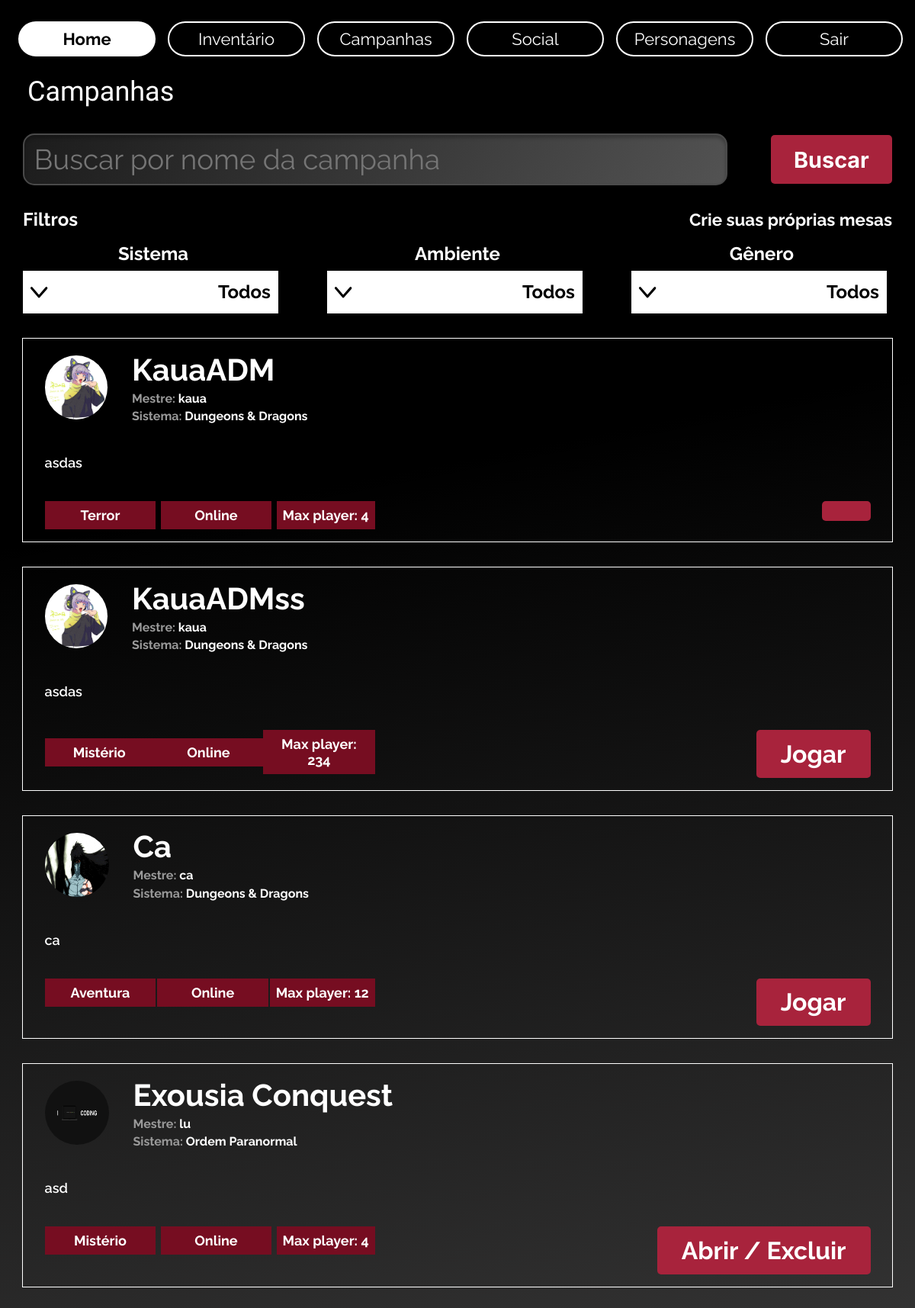
Page /buscarMesa/ (signed in) on the committed database.
### home/models.py (models this page shows, shortened)
class Campanha(models.Model):
    nomeMestre = models.ForeignKey(Perfil, on_delete=models.CASCADE)
    SISTEMAS_RPG_CHOICES = (
        ('Dungeons & Dragons', 'Dungeons & Dragons'),
        ('Ordem Paranormal', 'Ordem Paranormal'),
        ('Tormenta20', 'Tormenta20'),
        ('Call of Cthulu', 'Call of Cthulu'),
        ('Outro', 'Outro')
    )
    AMBIENTES_RPG_CHOICES = (
        ('Online', 'Online'),
        ('Presencial', 'Presencial')
    )
    GENERO_RPG_CHOICES = (
        ('Aventura', 'Aventura'),
        ('Fantasia', 'Fantasia'),
        ('Histórico', 'Histórico'),
        ('Mistério', 'Mistério'),
        ('Suspense', 'Suspense'),
        ('Terror', 'Terror'),
    )
    nomeCampanha = models.CharField(max_length=52, null=True)
    sistemaCampanha = models.CharField(max_length=100, choices=SISTEMAS_RPG_CHOICES, null=True)
    descricaoCampanha = models.TextField(max_length=256, null=True)
    fotoCampanha = models.ImageField(upload_to='images/FotoCampanha/', null=True)
    ambienteCampanha = models.CharField(max_length=100, choices=AMBIENTES_RPG_CHOICES, null=True)
    numeroJogadores = models.IntegerField(null=True)
    diasSessao = models.CharField(max_length=52, null=True)
    generoRPG = models.CharField(max_length=100, choices=GENERO_RPG_CHOICES, null=True)

class Perfil(models.Model):
    nomePerfil = models.ForeignKey(User, on_delete=models.CASCADE)
    slug = models.SlugField(User, unique=True)
    SESSION_CHOICES = (
        ('Online', 'Online'),
        ('Presencial', 'Presencial'),
    )
    PLAYER_TYPE_CHOICES = (
        ('Mestre', 'Mestre'),
        ('Jogador', 'Jogador'),
        ('Ambos', 'Ambos'),
    )
    RPG_SYSTEM_CHOICES = (
        ('Dungeons & Dragons', 'Dungeons & Dragons'),
        ('Tormenta20', 'Tormenta20'),
        ('Ordem Paranormal', 'Ordem Paranormal'),
        ('Call of Cthulhu', 'Call of Cthulhu'),
        ('Outros', 'Outros'),
    )
    fotoConta = models.ImageField(upload_to='images/profilePictures')
    tipo_sessao = models.CharField(max_length=20, choices=SESSION_CHOICES, null=True)
    tipo_player = models.CharField(max_length=20, choices=PLAYER_TYPE_CHOICES, null=True)
    descricao = models.TextField(max_length=256, null=True)
    sistema_rpg = models.CharField(max_length=20, choices=RPG_SYSTEM_CHOICES, null=True)
    idade = models.IntegerField(null=True)

### chat/models.py (models this page shows, shortened)
class Grupo(models.Model):
    from home.models import Campanha
    uuid = models.UUIDField(default=uuid4, editable=False)
    membros = models.ManyToManyField(User)
    criador = models.ForeignKey(User, on_delete=models.CASCADE, null=True, related_name='grupos_criados')
    publico = models.BooleanField(default=False)
    campanha = models.ForeignKey(Campanha, on_delete=models.CASCADE, related_name='chats', null=True)
    uuid_pers = models.CharField(max_length=10, default= None, blank=True, null=True)

### home/views.py (the view)
# urls.py: path('buscarMesa/', views.buscarmesa, name='buscarmesa'),
@login_required
def buscarmesa(request):
    perfil = Perfil.objects.get(nomePerfil=request.user)
    sistema_busca = request.GET.get('q')
    sistema_filtro = request.GET.get('sistema')
    ambiente_filtro = request.GET.get('ambiente')
    genero_filtro = request.GET.get('genero')
    campanhas = Campanha.objects.all()
    if sistema_busca:
        campanhas = campanhas.filter(Q(nomeCampanha__icontains=sistema_busca))
    if sistema_filtro:
        campanhas = campanhas.filter(Q(sistemaCampanha__icontains=sistema_filtro))
    if ambiente_filtro:
        campanhas = campanhas.filter(Q(ambienteCampanha__icontains=ambiente_filtro))
    if genero_filtro:
        campanhas = campanhas.filter(Q(generoRPG__icontains=genero_filtro))
    campanhas_e_grupos = {}
    for campanha in campanhas:
        grupos = campanha.chats.all()
        for grupo in grupos:
            envioSolicitacao = '1' if bool(SolicitacaoEntrada.objects.filter(de_usuario = request.user.id, para_campanha = campanha.id, status='Pendente')) else '0'
            grupo.envioSolicitacao = envioSolicitacao
        campanhas_e_grupos[campanha] = grupos
    return render(request, 'principal/muralLogado.html', {'campanhas_e_grupos': campanhas_e_grupos, 'perfil': perfil})

### home/templates/principal/muralLogado.html (shortened to what this page needs)
{% extends "principal/base.html" %}
{% load static %}
{% block head%}
    <link rel="stylesheet" href="{% static "css/global-ia.css" %}" />
    <link rel="stylesheet" href="{% static "css/campanhas_mural.css" %}" />
    <link rel="stylesheet" href="{% static "css/responsivity.css" %}">
{% endblock %}
{% block conteudo %}
    <br><br><br>
    <h1>Campanhas</h1>
    <form style="all: unset;" method="GET" class="search-form">
        <div class="searchbar">
        <div class="search-head flex">
            <input type="text" name="q" placeholder="Buscar por nome da campanha">
            <button type="submit">
            <p>Buscar</p>
            </button>
        </div>
        <div class="filters">
            <div style="justify-content: space-between;" class='flex'>
                <h4>Filtros</h4>
                {% if perfil.tipo_player == "Ambos" or perfil.tipo_player == "Mestre" %}
                <a style="all: unset; cursor: pointer; text-decoration: none; color: white; font-weight: bold; font-size: 1.4rem;" href="{% url 'criarCampanhas' %}">Crie suas próprias mesas</a>
                {% endif %}
            </div>
            <div class="filter-box flex">
            <div class="filter">
                <h3>Sistema</h3>
                <select name="sistema" id="sistema">
                    <option value="">Todos</option>
                </select>
            </div>
            <div class="filter">
                <h3>Ambiente</h3>
                <select name="ambiente" id="ambiente">
                    <option value="">Todos</option>
                </select>
            </div>
            <div class="filter">
                <h3>Gênero</h3>
                <select name="genero" id="genero">
                    <option value="">Todos</option>
                </select>
            </div>
            </div>
        </div>
        </div>
    </form>
    <div class="quests">
        {% for campanha, grupos in campanhas_e_grupos.items %}
            <div class="quest">
                <div class="quest-header flex">
                <img src="{{ campanha.fotoCampanha.url }}" alt="">
                <div class="quest-info">
                    <h3><a href="{% url 'detalhes_campanha' campanha.id %}">{{ campanha.nomeCampanha }}</a></h3>
                    <h4>Mestre: <a href="{% url 'exibir_perfil' perfil_slug=campanha.nomeMestre.slug %}">{{ campanha.nomeMestre.nomePerfil.username }}</a></h4>
                    <h4>Sistema: <strong>{{ campanha.sistemaCampanha }}</strong></h4>
                </div>
                </div>
                <p id="text">{{ campanha.descricaoCampanha }}</p>
                <div class="quest-footer flex">
                <div class="stats-tags flex">
                    <div class="gender">
                    <p>{{ campanha.generoRPG }}</p>
                    </div>
                    <div class="envy">
                    <p>{{ campanha.ambienteCampanha }}</p>
                    </div>
                    <div class="qnt">
                    <p>Max player: {{ campanha.numeroJogadores }}</p>
                    </div>
                </div>
                <div class="play">
                    {% for grupo in grupos %}
                    <div id="{{ grupo.uuid }}">
                        {% if request.user in grupo.membros.all %}
                            <a href="{% url 'Abrir_chat_pub' uuid=grupo.uuid %}">Abrir</a>
                            {% if user == grupo.criador %}
                                /
                                <a href="{% url 'Remover_grupo' uuid=grupo.uuid %}">Excluir</a>
                            {% endif %}
                            {% else %}
                            {% if grupo.envioSolicitacao == '0' %}
                                <a href="{% url 'enviar_solicitacao' campanha_id=campanha.id %}">Jogar</a>
                            {% else %}
                            <p>Solicitção enviada</p>
                            {% endif %}
                            {% endif %}
                    </div>
                {% endfor %}
                </div>
                </div>
            </div>
        {% endfor %}
    </div>
{% endblock %}

### static/css/global-ia.css (style rules this page uses)
* { margin: 0; }
.flex { display: flex; align-items: center; justify-content: center; }
body { margin: 0; overflow-x: hidden; }
button { all: initial; }
:root { --body: Raleway; --header-12: "a Absolute Empire"; --font-merriweather: Merriweather; --font-inter: Inter; --font-size-8xl: clamp(14px, 2.3vw, 27px); --font-size-21xl: clamp(20px, 3.4vw, 40px); --header-12-size: clamp(18px, 2.5vw, 32px); --font-size-lg: clamp(14px, 1.5vw, 18px); --font-size-lgi: clamp(14px, 2vw, 32px); --font-size-3xs: clamp(10px, 2vw, 24px); --font-size-smi: clamp(13px, 1.5vw, 18px); --font-size-5xs: clamp(8px, 1.8vw, 18px); --title-size: 96px; --font-size-mid: 17px; --font-size-5xl: clamp(12px, 2.3vw, 24px); --font-size-65xl: clamp(40px, 8vw, 84px); --font-size-45xl: clamp(24px, 6vw, 64px); --font-size-sm: clamp(14px, 1.2vw, 18px); --body-size: clamp(14px, 2vw, 32px); --font-size-17xl: clamp(12px, 2.5vw ,36px); --title-size: clamp(64px, 3vw, 96px); --title-13-size: clamp(25px, 3vw, 36px); --font-size-9xl: clamp(24px, 5.4vw, 56px); --subtitle-22-size: clamp(17px,1.7vw, 32px); --font-size-xl: clamp(16px, 2.5vw, 32px); --font-size-4xl: clamp(17px,2vw,23px); --font-size-29xl: clamp(15px, 2.5vw ,36px); --br-xl: 20px; --br-8xs: 5px; --br-3xs: 10px; --br-31xl: 50px; --br-mini: 15px; --br-194xl: 213px; --color-black: #000; --color-white: #fff; --color-darkred: #8c0000; --color-limegreen-100: #00de3f; --dragonblood: #df0101; --mudbase: #a8233c; --darkred: #760d21; --lightredwine: #cc667c; }

### static/css/campanhas_mural.css (style rules this page uses)
body { position: relative; width: 100%; text-align: justify; font-size: var(--font-size-smi); color: var(--color-white); font-family: var(--body); background: linear-gradient(169deg, #000 35.32%, rgba(53, 51, 51, 0.50) 218.41%); min-height: 100vh; }
h1 { font-family: var(--header-12); font-weight: normal; margin: 3% 2% 3% 3%; }
.searchbar { display: flex; flex-direction: column; align-items: center; gap: 2rem; }
.search-head { height: 4rem; width: 95%; gap: 5%; justify-content: space-between; }
.search-head input { all: unset; border-radius: 15px; border: 2px solid #4A4A4A; background: linear-gradient(120deg, #080808 -37.01%, rgba(53, 53, 53, 0.00) 165.9%), #767676; box-shadow: 0px 4px 4px 0px rgba(0, 0, 0, 0.25) inset; width: 80%; height: 100%; font-size: 2.3rem; padding-left: .8rem; }
.search-head button { all: unset; font-family: var(--font-inter); border-radius: 5px; background: var(--MudBase, #A8233C); width: 10rem; text-align: center; height: 100%; font-size: 1.8rem; cursor: pointer; font-weight: bold; }
.filters { display: flex; flex-direction: column; gap: 1rem; width: 95%; }
.filters h4 { font-size: 1.5rem; }
.filter { width: 30%; display: flex; flex-direction: column; gap: .5rem; }
.filter h3 { font-size: 1.5rem; }
.filter-box { justify-content: space-between; text-align: center; }
.quests { display: flex; flex-direction: column; align-items: center; margin-top: 2rem; gap: 2rem; padding-bottom: 10%; }
.quest { gap: 2vw; width: 95%; border: 1px solid #FFF; display: flex; flex-direction: column; align-items: center; }
.quest img { border-radius: 100%; }
.quest a { text-decoration: none; color: white; }
.quest #text { margin-bottom: 1rem; font-size: clamp(14px, 1.8vw, 18px); width: 95%; font-weight: 600; }
.quest-header { justify-content: start; height: 8rem; gap: 2rem; width: 95%; }
.quest-header img { width: clamp(80px, 7vw, 100px); height: clamp(80px, 7vw, 100px); }
.quest-info { width: 100% ; display: flex; flex-direction: column; justify-content: start; gap: 0.3rem; }
.quest-info h3 { font-size: clamp(20px, 3.4vw, 40px); }
.quest-info h4 { font-size: clamp(.9rem, 2vw, 1rem); color: #9A9A9A; }
.quest-footer { justify-content: space-between; align-items: start; width: 95%; margin-bottom: 1rem; }
.stats-tags { width: 40%; justify-content: space-between; }
.stats-tags div { background: var(--DarkRed, #760D21); padding: .5rem; font-weight: bold; text-align: center; }
.stats-tags div:nth-of-type(1), .stats-tags div:nth-of-type(2) { width: 30%; }
.play { border-radius: 5px; background: var(--MudBase, #A8233C); font-weight: bold; padding: .8rem 2rem; font-size: 2rem; }
strong { color: white; }

### rows in the picture
Campanha: fotoCampanha (picture), nomeCampanha "KauaADM", nomeMestre.nomePerfil.username "kaua", sistemaCampanha "Dungeons & Dragons", descricaoCampanha "asdas", generoRPG "Terror", ambienteCampanha "Online", numeroJogadores "4"
Campanha: fotoCampanha (picture), nomeCampanha "KauaADMss", nomeMestre.nomePerfil.username "kaua", sistemaCampanha "Dungeons & Dragons", descricaoCampanha "asdas", generoRPG "Mistério", ambienteCampanha "Online", numeroJogadores "234"
Grupo: shows "Jogar"
Campanha: fotoCampanha (picture), nomeCampanha "Ca", nomeMestre.nomePerfil.username "ca", sistemaCampanha "Dungeons & Dragons", descricaoCampanha "ca", generoRPG "Aventura", ambienteCampanha "Online", numeroJogadores "12"
Grupo: shows "Jogar"
Campanha: fotoCampanha (picture), nomeCampanha "Exousia Conquest", nomeMestre.nomePerfil.username "lu", sistemaCampanha "Ordem Paranormal", descricaoCampanha "asd", generoRPG "Mistério", ambienteCampanha "Online", numeroJogadores "4"
Grupo: shows "Abrir", shows "Excluir"
